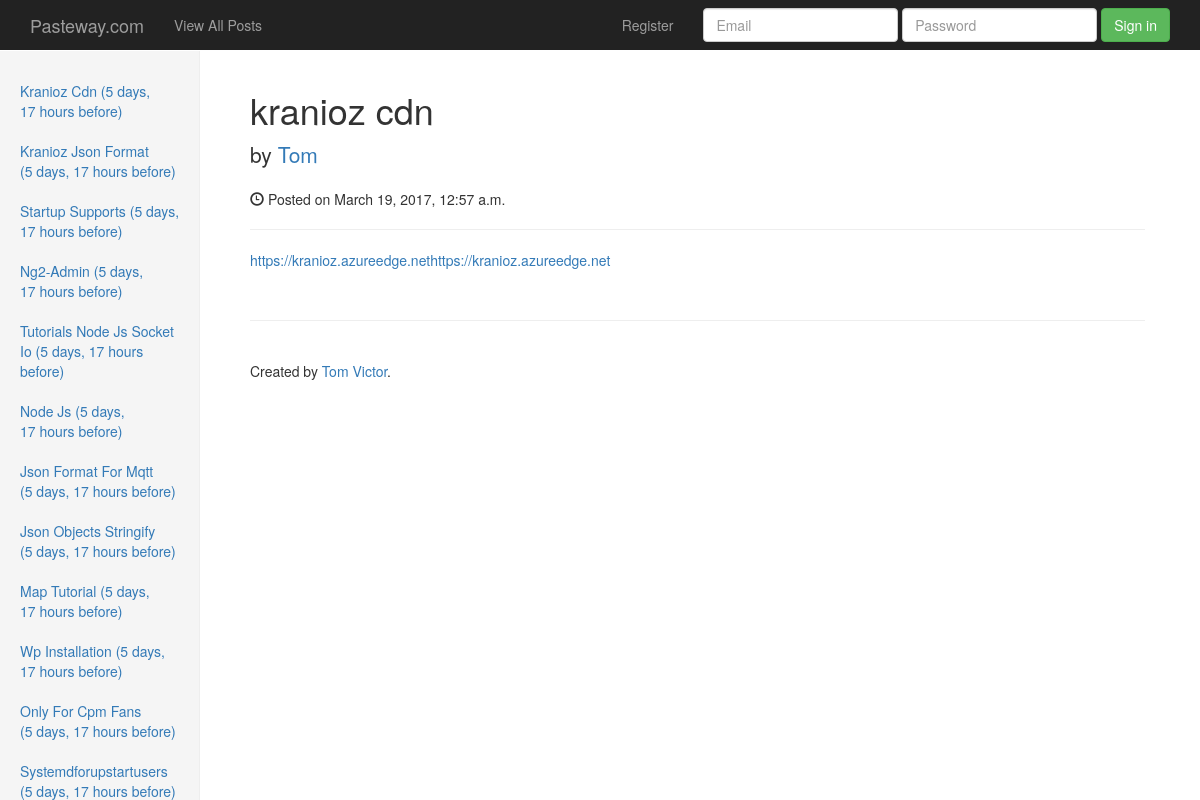
Page /96c07/ on the earlier database version.
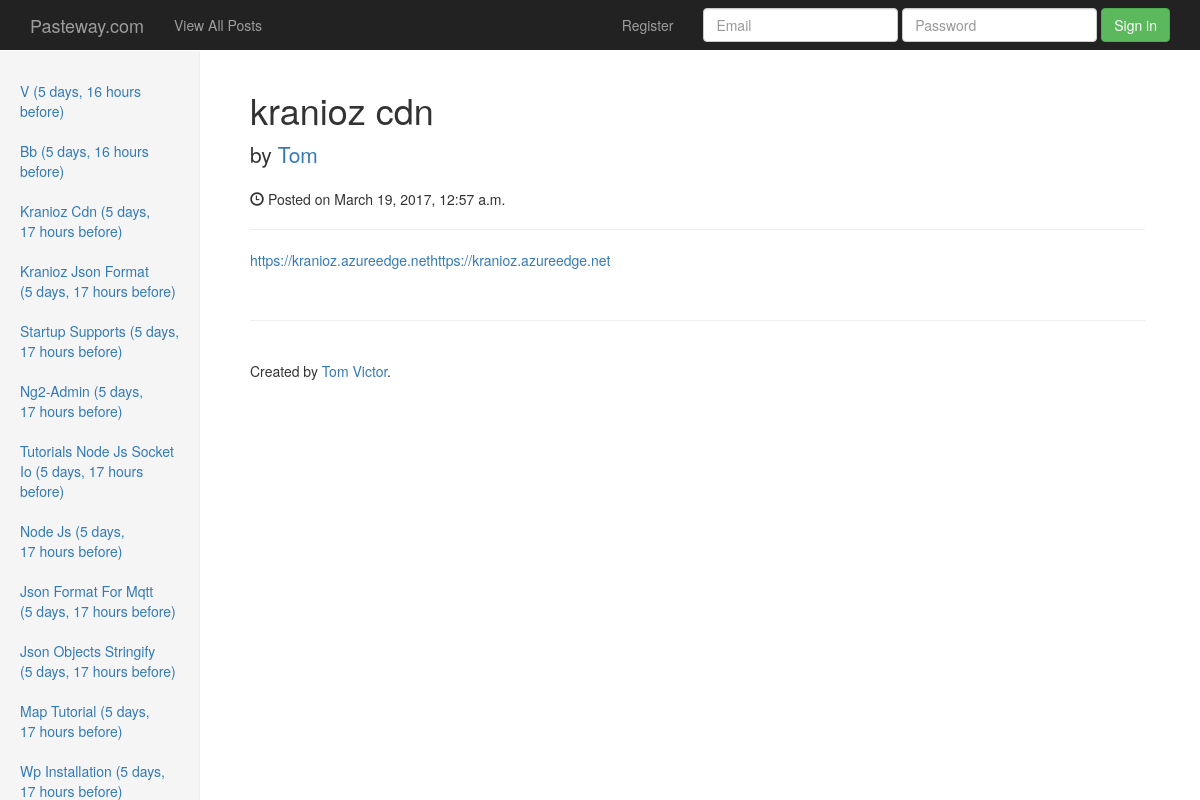
Same page on the later database version.
### MainApp/models.py (models this page shows, shortened)
class Post(models.Model):
    title = models.CharField(max_length=500)
    content = models.TextField(blank=True, null=True)
    image = models.ImageField(blank=True,null=True,upload_to=user_directory_path)
    files = models.FileField(blank=True,null=True,upload_to=user_directory_path)
    status = models.CharField(max_length=100, choices=VISIBILITY_CHOICES,default='public')
    timestamp = models.DateTimeField(default=datetime.now())
    writer = models.ForeignKey(settings.AUTH_USER_MODEL,default=1)
    hits = models.IntegerField(default=0)
    likes = models.IntegerField(default=0)
    slug = models.SlugField(blank=True, default=None, unique=True)
    def get_absolute_url(self):
        if settings.DEBUG:
            return "http://pasteway.com/%s" % (self.slug)
        return "http://pasteway.com/%s" % (self.slug)

### MainApp/views.py (the view)
# urls.py: url(r'^(?P<slug>[-\w]+)/$', views.post_detail_view.as_view(template_name='detail-view.html'), name='detail'),
class post_detail_view(DetailView):
    model = Post
    query_pk_and_slug = "slug"
    context_object_name = 'thisPost'
    def get_context_data(self, **kwargs):
        context = super(post_detail_view, self).get_context_data(**kwargs)
        context['latest_posts'] = Post.objects.all().filter(status="public").order_by("-timestamp")[:18]
        return context

### templates/detail-view.html (shortened to what this page needs)
{% extends 'base.html' %}
{% load  staticfiles %}
{% load crispy_forms_tags %}
{% block extrahead %}
    <link href="{% static 'css/jumbotron.css' %}" rel="stylesheet" xmlns="http://www.w3.org/1999/html">
    <link href="{% static 'css/dashboard.css' %}" rel="stylesheet">
{% endblock %}
{% block content %}
    <div class="container">
        <div class="row">
            <div class="col-sm-3 col-md-2 sidebar">
                <ul class="nav nav-sidebar">
                    {% for object in latest_posts %}
                         <li><a href=" {% url 'MainApp:detail' object.slug %}">{{ object.title|title }} ({{ object.timestamp|timesince }} before)</a></li>
                    {% endfor %}
                </ul>
            </div>
            <div class="col-sm-9 col-sm-offset-3 col-md-10 col-md-offset-2 main">
                <h1>{{ thisPost.title }}</h1>
                <p class="lead">
                    by <a href="#">{{ thisPost.writer.first_name }}</a>
                </p>
                <p><span class="glyphicon glyphicon-time"></span> Posted on {{ thisPost.timestamp }}</p>
                <hr>
             {{ thisPost.content|safe|escape }}
                <hr>
                <footer>
                    <p> Created by <a href="http://github.com/tomvictor" target="_blank">Tom Victor</a>.</p>
                </footer>
            </div>
        </div>
    </div>
{% endblock %}

Differences in the rows shown:
no longer on this page (row unchanged): Post: title "Only For Cpm Fans", timestamp "5 days, 17 hours"
no longer on this page (row unchanged): Post: title "Systemdforupstartusers", timestamp "5 days, 17 hours"
added Post: title "V", timestamp "5 days, 16 hours"
added Post: title "Bb", timestamp "5 days, 16 hours"
